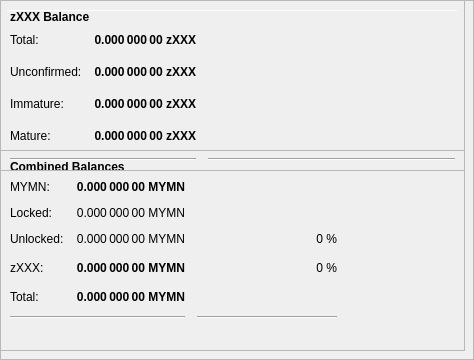
        <widget class="QFrame" name="frameObfuscation">
         <property name="minimumSize">
          <size>
           <width>0</width>
           <height>350</height>
          </size>
         </property>
         <property name="layoutDirection">
          <enum>Qt::LeftToRight</enum>
         </property>
         <property name="frameShape">
          <enum>QFrame::StyledPanel</enum>
         </property>
         <property name="frameShadow">
          <enum>QFrame::Raised</enum>
         </property>
         <widget class="QPushButton" name="runAutoDenom">
          <property name="geometry">
           <rect>
            <x>251</x>
            <y>17</y>
            <width>1</width>
            <height>1</height>
           </rect>
          </property>
          <property name="palette">
           <palette>
            <active>
             <colorrole role="WindowText">
              <brush brushstyle="SolidPattern">
               <color alpha="255">
                <red>0</red>
                <green>0</green>
                <blue>0</blue>
               </color>
              </brush>
             </colorrole>
             <colorrole role="Button">
              <brush brushstyle="SolidPattern">
               <color alpha="255">
                <red>239</red>
                <green>238</green>
                <blue>238</blue>
               </color>
              </brush>
             </colorrole>
             <colorrole role="Light">
              <brush brushstyle="SolidPattern">
               <color alpha="255">
                <red>255</red>
                <green>255</green>
                <blue>255</blue>
               </color>
              </brush>
             </colorrole>
             <colorrole role="Midlight">
              <brush brushstyle="SolidPattern">
               <color alpha="255">
                <red>247</red>
                <green>246</green>
                <blue>246</blue>
               </color>
              </brush>
             </colorrole>
             <colorrole role="Dark">
              <brush brushstyle="SolidPattern">
               <color alpha="255">
                <red>119</red>
                <green>119</green>
                <blue>119</blue>
               </color>
              </brush>
             </colorrole>
             <colorrole role="Mid">
              <brush brushstyle="SolidPattern">
               <color alpha="255">
                <red>159</red>
                <green>159</green>
                <blue>159</blue>
               </color>
              </brush>
             </colorrole>
             <colorrole role="Text">
              <brush brushstyle="SolidPattern">
               <color alpha="255">
                <red>0</red>
                <green>0</green>
                <blue>0</blue>
               </color>
              </brush>
             </colorrole>
             <colorrole role="BrightText">
              <brush brushstyle="SolidPattern">
               <color alpha="255">
                <red>255</red>
                <green>255</green>
                <blue>255</blue>
               </color>
              </brush>
             </colorrole>
             <colorrole role="ButtonText">
              <brush brushstyle="SolidPattern">
               <color alpha="255">
                <red>0</red>
                <green>0</green>
                <blue>0</blue>
               </color>
              </brush>
             </colorrole>
             <colorrole role="Base">
              <brush brushstyle="SolidPattern">
               <color alpha="255">
                <red>255</red>
                <green>255</green>
                <blue>255</blue>
               </color>
              </brush>
             </colorrole>
             <colorrole role="Window">
              <brush brushstyle="SolidPattern">
               <color alpha="255">
                <red>239</red>
                <green>238</green>
                <blue>238</blue>
               </color>
              </brush>
             </colorrole>
             <colorrole role="Shadow">
              <brush brushstyle="SolidPattern">
               <color alpha="255">
                <red>0</red>
                <green>0</green>
                <blue>0</blue>
               </color>
              </brush>
             </colorrole>
             <colorrole role="AlternateBase">
              <brush brushstyle="SolidPattern">
               <color alpha="255">
                <red>247</red>
                <green>246</green>
                <blue>246</blue>
               </color>
              </brush>
             </colorrole>
             <colorrole role="ToolTipBase">
              <brush brushstyle="SolidPattern">
               <color alpha="255">
                <red>255</red>
                <green>255</green>
                <blue>220</blue>
               </color>
              </brush>
             </colorrole>
             <colorrole role="ToolTipText">
              <brush brushstyle="SolidPattern">
               <color alpha="255">
                <red>0</red>
                <green>0</green>
                <blue>0</blue>
               </color>
              </brush>
             </colorrole>
            </active>
            <inactive>
             <colorrole role="WindowText">
              <brush brushstyle="SolidPattern">
               <color alpha="255">
                <red>0</red>
                <green>0</green>
                <blue>0</blue>
               </color>
              </brush>
             </colorrole>
             <colorrole role="Button">
              <brush brushstyle="SolidPattern">
               <color alpha="255">
                <red>239</red>
                <green>238</green>
                <blue>238</blue>
               </color>
              </brush>
             </colorrole>
             <colorrole role="Light">
              <brush brushstyle="SolidPattern">
               <color alpha="255">
                <red>255</red>
                <green>255</green>
                <blue>255</blue>
               </color>
              </brush>
             </colorrole>
             <colorrole role="Midlight">
              <brush brushstyle="SolidPattern">
               <color alpha="255">
                <red>247</red>
                <green>246</green>
                <blue>246</blue>
               </color>
              </brush>
             </colorrole>
             <colorrole role="Dark">
              <brush brushstyle="SolidPattern">
               <color alpha="255">
                <red>119</red>
                <green>119</green>
                <blue>119</blue>
               </color>
              </brush>
             </colorrole>
             <colorrole role="Mid">
              <brush brushstyle="SolidPattern">
               <color alpha="255">
                <red>159</red>
                <green>159</green>
                <blue>159</blue>
               </color>
              </brush>
             </colorrole>
             <colorrole role="Text">
              <brush brushstyle="SolidPattern">
               <color alpha="255">
                <red>0</red>
                <green>0</green>
                <blue>0</blue>
               </color>
              </brush>
             </colorrole>
             <colorrole role="BrightText">
              <brush brushstyle="SolidPattern">
               <color alpha="255">
                <red>255</red>
                <green>255</green>
                <blue>255</blue>
               </color>
              </brush>
             </colorrole>
             <colorrole role="ButtonText">
              <brush brushstyle="SolidPattern">
               <color alpha="255">
                <red>0</red>
                <green>0</green>
                <blue>0</blue>
               </color>
              </brush>
             </colorrole>
             <colorrole role="Base">
              <brush brushstyle="SolidPattern">
               <color alpha="255">
                <red>255</red>
                <green>255</green>
                <blue>255</blue>
               </color>
              </brush>
             </colorrole>
             <colorrole role="Window">
              <brush brushstyle="SolidPattern">
               <color alpha="255">
                <red>239</red>
                <green>238</green>
                <blue>238</blue>
               </color>
              </brush>
             </colorrole>
             <colorrole role="Shadow">
              <brush brushstyle="SolidPattern">
               <color alpha="255">
                <red>0</red>
                <green>0</green>
                <blue>0</blue>
               </color>
              </brush>
             </colorrole>
             <colorrole role="AlternateBase">
              <brush brushstyle="SolidPattern">
               <color alpha="255">
                <red>247</red>
                <green>246</green>
                <blue>246</blue>
               </color>
              </brush>
             </colorrole>
             <colorrole role="ToolTipBase">
              <brush brushstyle="SolidPattern">
               <color alpha="255">
                <red>255</red>
                <green>255</green>
                <blue>220</blue>
               </color>
              </brush>
             </colorrole>
             <colorrole role="ToolTipText">
              <brush brushstyle="SolidPattern">
               <color alpha="255">
                <red>0</red>
                <green>0</green>
                <blue>0</blue>
               </color>
              </brush>
             </colorrole>
            </inactive>
            <disabled>
             <colorrole role="WindowText">
              <brush brushstyle="SolidPattern">
               <color alpha="255">
                <red>119</red>
                <green>119</green>
                <blue>119</blue>
               </color>
              </brush>
             </colorrole>
             <colorrole role="Button">
              <brush brushstyle="SolidPattern">
               <color alpha="255">
                <red>239</red>
                <green>238</green>
                <blue>238</blue>
               </color>
              </brush>
             </colorrole>
             <colorrole role="Light">
              <brush brushstyle="SolidPattern">
               <color alpha="255">
                <red>255</red>
                <green>255</green>
                <blue>255</blue>
               </color>
              </brush>
             </colorrole>
             <colorrole role="Midlight">
              <brush brushstyle="SolidPattern">
               <color alpha="255">
                <red>247</red>
                <green>246</green>
                <blue>246</blue>
               </color>
              </brush>
             </colorrole>
             <colorrole role="Dark">
              <brush brushstyle="SolidPattern">
               <color alpha="255">
                <red>119</red>
                <green>119</green>
                <blue>119</blue>
               </color>
              </brush>
             </colorrole>
             <colorrole role="Mid">
              <brush brushstyle="SolidPattern">
               <color alpha="255">
                <red>159</red>
                <green>159</green>
                <blue>159</blue>
               </color>
              </brush>
             </colorrole>
             <colorrole role="Text">
              <brush brushstyle="SolidPattern">
               <color alpha="255">
                <red>119</red>
                <green>119</green>
                <blue>119</blue>
               </color>
              </brush>
             </colorrole>
             <colorrole role="BrightText">
              <brush brushstyle="SolidPattern">
               <color alpha="255">
                <red>255</red>
                <green>255</green>
                <blue>255</blue>
               </color>
              </brush>
             </colorrole>
             <colorrole role="ButtonText">
              <brush brushstyle="SolidPattern">
               <color alpha="255">
                <red>119</red>
                <green>119</green>
                <blue>119</blue>
               </color>
              </brush>
             </colorrole>
             <colorrole role="Base">
              <brush brushstyle="SolidPattern">
               <color alpha="255">
                <red>239</red>
                <green>238</green>
                <blue>238</blue>
               </color>
              </brush>
             </colorrole>
             <colorrole role="Window">
              <brush brushstyle="SolidPattern">
               <color alpha="255">
                <red>239</red>
                <green>238</green>
                <blue>238</blue>
               </color>
              </brush>
             </colorrole>
             <colorrole role="Shadow">
              <brush brushstyle="SolidPattern">
               <color alpha="255">
                <red>0</red>
                <green>0</green>
                <blue>0</blue>
               </color>
              </brush>
             </colorrole>
             <colorrole role="AlternateBase">
              <brush brushstyle="SolidPattern">
               <color alpha="255">
                <red>239</red>
                <green>238</green>
                <blue>238</blue>
               </color>
              </brush>
             </colorrole>
             <colorrole role="ToolTipBase">
              <brush brushstyle="SolidPattern">
               <color alpha="255">
                <red>255</red>
                <green>255</green>
                <blue>220</blue>
               </color>
              </brush>
             </colorrole>
             <colorrole role="ToolTipText">
              <brush brushstyle="SolidPattern">
               <color alpha="255">
                <red>0</red>
                <green>0</green>
                <blue>0</blue>
               </color>
              </brush>
             </colorrole>
            </disabled>
           </palette>
          </property>
          <property name="focusPolicy">
           <enum>Qt::NoFocus</enum>
          </property>
          <property name="autoFillBackground">
           <bool>true</bool>
          </property>
          <property name="text">
           <string/>
          </property>
          <property name="flat">
           <bool>true</bool>
          </property>
         </widget>
         <widget class="Line" name="line">
          <property name="geometry">
           <rect>
            <x>7</x>
            <y>10</y>
            <width>451</width>
            <height>1</height>
           </rect>
          </property>
          <property name="orientation">
           <enum>Qt::Horizontal</enum>
          </property>
         </widget>
         <widget class="QFrame" name="frame_3">
          <property name="geometry">
           <rect>
            <x>0</x>
            <y>150</y>
            <width>465</width>
            <height>201</height>
           </rect>
          </property>
          <property name="frameShape">
           <enum>QFrame::StyledPanel</enum>
          </property>
          <property name="frameShadow">
           <enum>QFrame::Raised</enum>
          </property>
          <layout class="QVBoxLayout" name="verticalLayout_5">
           <item>
            <layout class="QHBoxLayout" name="horizontalLayout_5" stretch="0">
             <item>
              <widget class="QLabel" name="label_5z">
               <property name="maximumSize">
                <size>
                 <width>16777215</width>
                 <height>20</height>
                </size>
               </property>
               <property name="font">
                <font>
                 <weight>75</weight>
                 <bold>true</bold>
                </font>
               </property>
               <property name="toolTip">
                <string>Combined Balances (including unconfirmed and immature coins)</string>
               </property>
               <property name="text">
                <string>&lt;html&gt;&lt;head/&gt;&lt;body&gt;&lt;p&gt;Combined Balances&lt;/p&gt;&lt;/body&gt;&lt;/html&gt;</string>
               </property>
              </widget>
             </item>
            </layout>
           </item>
           <item>
            <layout class="QGridLayout" name="gridLayout_3">
             <property name="spacing">
              <number>12</number>
             </property>
             <item row="7" column="0" colspan="2">
              <widget class="Line" name="lineSpendableBalance_3">
               <property name="orientation">
                <enum>Qt::Horizontal</enum>
               </property>
              </widget>
             </item>
             <item row="7" column="2">
              <widget class="Line" name="lineWatchBalance_3">
               <property name="sizePolicy">
                <sizepolicy hsizetype="Preferred" vsizetype="Fixed">
                 <horstretch>0</horstretch>
                 <verstretch>0</verstretch>
                </sizepolicy>
               </property>
               <property name="minimumSize">
                <size>
                 <width>140</width>
                 <height>0</height>
                </size>
               </property>
               <property name="orientation">
                <enum>Qt::Horizontal</enum>
               </property>
              </widget>
             </item>
             <item row="4" column="1">
              <widget class="QLabel" name="labelzBalancez">
               <property name="font">
                <font>
                 <weight>75</weight>
                 <bold>true</bold>
                </font>
               </property>
               <property name="cursor">
                <cursorShape>IBeamCursor</cursorShape>
               </property>
               <property name="toolTip">
                <string>Total of transactions that have yet to be confirmed, and do not yet count toward the spendable balance</string>
               </property>
               <property name="text">
                <string notr="true">0.000 000 00 MYMN</string>
               </property>
               <property name="alignment">
                <set>Qt::AlignRight|Qt::AlignTrailing|Qt::AlignVCenter</set>
               </property>
               <property name="textInteractionFlags">
                <set>Qt::LinksAccessibleByMouse|Qt::TextSelectableByKeyboard|Qt::TextSelectableByMouse</set>
               </property>
              </widget>
             </item>
             <item row="6" column="1">
              <widget class="QLabel" name="labelTotalz">
               <property name="font">
                <font>
                 <weight>75</weight>
                 <bold>true</bold>
                </font>
               </property>
               <property name="cursor">
                <cursorShape>IBeamCursor</cursorShape>
               </property>
               <property name="toolTip">
                <string>Total Balance, including unconfirmed and immature coins.</string>
               </property>
               <property name="text">
                <string notr="true">0.000 000 00 MYMN</string>
               </property>
               <property name="alignment">
                <set>Qt::AlignRight|Qt::AlignTrailing|Qt::AlignVCenter</set>
               </property>
               <property name="textInteractionFlags">
                <set>Qt::LinksAccessibleByMouse|Qt::TextSelectableByKeyboard|Qt::TextSelectableByMouse</set>
               </property>
              </widget>
             </item>
             <item row="4" column="3">
              <spacer name="horizontalSpacer_6">
               <property name="orientation">
                <enum>Qt::Horizontal</enum>
               </property>
               <property name="sizeHint" stdset="0">
                <size>
                 <width>40</width>
                 <height>20</height>
                </size>
               </property>
              </spacer>
             </item>
             <item row="6" column="0">
              <widget class="QLabel" name="labelTotalTextz">
               <property name="text">
                <string>Total:</string>
               </property>
              </widget>
             </item>
             <item row="1" column="0">
              <widget class="QLabel" name="labelBalanceTextz">
               <property name="text">
                <string>MYMN:</string>
               </property>
              </widget>
             </item>
             <item row="1" column="1">
              <widget class="QLabel" name="labelBalancez">
               <property name="font">
                <font>
                 <weight>75</weight>
                 <bold>true</bold>
                </font>
               </property>
               <property name="cursor">
                <cursorShape>IBeamCursor</cursorShape>
               </property>
               <property name="toolTip">
                <string>Your current spendable balance</string>
               </property>
               <property name="text">
                <string notr="true">0.000 000 00 MYMN</string>
               </property>
               <property name="alignment">
                <set>Qt::AlignRight|Qt::AlignTrailing|Qt::AlignVCenter</set>
               </property>
               <property name="textInteractionFlags">
                <set>Qt::LinksAccessibleByMouse|Qt::TextSelectableByKeyboard|Qt::TextSelectableByMouse</set>
               </property>
              </widget>
             </item>
             <item row="4" column="0">
              <widget class="QLabel" name="labelzBalanceTextz">
               <property name="toolTip">
                <string/>
               </property>
               <property name="text">
                <string>zXXX:</string>
               </property>
              </widget>
             </item>
             <item row="4" column="2">
              <widget class="QLabel" name="labelzXXXPercent">
               <property name="toolTip">
                <string>Current percentage of zXXX.
If AutoMint is enabled this percentage will settle around the configured AutoMint percentage (default = 10%)</string>
               </property>
               <property name="text">
                <string>0 %</string>
               </property>
               <property name="alignment">
                <set>Qt::AlignRight|Qt::AlignTrailing|Qt::AlignVCenter</set>
               </property>
              </widget>
             </item>
             <item row="6" column="2">
              <widget class="QLabel" name="label100Percent">
               <property name="text">
                <string/>
               </property>
               <property name="alignment">
                <set>Qt::AlignRight|Qt::AlignTrailing|Qt::AlignVCenter</set>
               </property>
              </widget>
             </item>
             <item row="2" column="1">
              <widget class="QLabel" name="labelLockedBalance">
               <property name="toolTip">
                <string>Locked MYMN or Masternode collaterals. These are excluded from zXXX minting.</string>
               </property>
               <property name="text">
                <string>0.000 000 00 MYMN</string>
               </property>
               <property name="alignment">
                <set>Qt::AlignRight|Qt::AlignTrailing|Qt::AlignVCenter</set>
               </property>
              </widget>
             </item>
             <item row="2" column="0">
              <widget class="QLabel" name="labelLockedBalanceText">
               <property name="toolTip">
                <string>Locked MYMN or Masternode collaterals. These are excluded from zXXX minting.</string>
               </property>
               <property name="text">
                <string>Locked:</string>
               </property>
              </widget>
             </item>
             <item row="3" column="0">
              <widget class="QLabel" name="labelUnLockedBalanceText">
               <property name="toolTip">
                <string>Unlocked XXXs. These can be used for zXXX minting.</string>
               </property>
               <property name="text">
                <string>Unlocked:</string>
               </property>
              </widget>
             </item>
             <item row="3" column="1">
              <widget class="QLabel" name="labelUnLockedBalance">
               <property name="toolTip">
                <string>Unlocked XXXs. These can be used for zXXX minting.</string>
               </property>
               <property name="text">
                <string>0.000 000 00 MYMN</string>
               </property>
               <property name="alignment">
                <set>Qt::AlignRight|Qt::AlignTrailing|Qt::AlignVCenter</set>
               </property>
              </widget>
             </item>
             <item row="3" column="2">
              <widget class="QLabel" name="labelXXXPercent">
               <property name="text">
                <string>0 %</string>
               </property>
               <property name="alignment">
                <set>Qt::AlignRight|Qt::AlignTrailing|Qt::AlignVCenter</set>
               </property>
              </widget>
             </item>
            </layout>
           </item>
           <item>
            <spacer name="verticalSpacer">
             <property name="orientation">
              <enum>Qt::Vertical</enum>
             </property>
             <property name="sizeHint" stdset="0">
              <size>
               <width>20</width>
               <height>40</height>
              </size>
             </property>
            </spacer>
           </item>
          </layout>
         </widget>
         <widget class="QFrame" name="frame_4">
          <property name="geometry">
           <rect>
            <x>0</x>
            <y>0</y>
            <width>465</width>
            <height>171</height>
           </rect>
          </property>
          <property name="frameShape">
           <enum>QFrame::StyledPanel</enum>
          </property>
          <property name="frameShadow">
           <enum>QFrame::Raised</enum>
          </property>
          <layout class="QVBoxLayout" name="verticalLayout_7">
           <item>
            <layout class="QHBoxLayout" name="horizontalLayout_8" stretch="0">
             <item>
              <widget class="QLabel" name="label_5z_3">
               <property name="maximumSize">
                <size>
                 <width>16777215</width>
                 <height>20</height>
                </size>
               </property>
               <property name="font">
                <font>
                 <weight>75</weight>
                 <bold>true</bold>
                </font>
               </property>
               <property name="text">
                <string>zXXX Balance</string>
               </property>
              </widget>
             </item>
            </layout>
           </item>
           <item>
            <layout class="QGridLayout" name="gridLayout_5">
             <property name="spacing">
              <number>12</number>
             </property>
             <item row="4" column="0">
              <widget class="QLabel" name="labelzBalanceMatureText">
               <property name="toolTip">
                <string>Mature: more than 20 confirmation and more than 1 mints of the same denomination after it was minted.
These zXXX are spendable.</string>
               </property>
               <property name="text">
                <string>Mature:</string>
               </property>
              </widget>
             </item>
             <item row="5" column="0" colspan="2">
              <widget class="Line" name="lineSpendableBalance_5">
               <property name="orientation">
                <enum>Qt::Horizontal</enum>
               </property>
              </widget>
             </item>
             <item row="1" column="1">
              <widget class="QLabel" name="labelzBalance">
               <property name="font">
                <font>
                 <weight>75</weight>
                 <bold>true</bold>
                </font>
               </property>
               <property name="cursor">
                <cursorShape>IBeamCursor</cursorShape>
               </property>
               <property name="toolTip">
                <string>All available zXXX, unconfirmed and immature zXXX included.</string>
               </property>
               <property name="text">
                <string notr="true">0.000 000 00 zXXX</string>
               </property>
               <property name="alignment">
                <set>Qt::AlignRight|Qt::AlignTrailing|Qt::AlignVCenter</set>
               </property>
               <property name="textInteractionFlags">
                <set>Qt::LinksAccessibleByMouse|Qt::TextSelectableByKeyboard|Qt::TextSelectableByMouse</set>
               </property>
              </widget>
             </item>
             <item row="5" column="2">
              <widget class="Line" name="lineWatchBalance_5">
               <property name="sizePolicy">
                <sizepolicy hsizetype="Preferred" vsizetype="Fixed">
                 <horstretch>0</horstretch>
                 <verstretch>0</verstretch>
                </sizepolicy>
               </property>
               <property name="minimumSize">
                <size>
                 <width>140</width>
                 <height>0</height>
                </size>
               </property>
               <property name="orientation">
                <enum>Qt::Horizontal</enum>
               </property>
              </widget>
             </item>
             <item row="1" column="0">
              <widget class="QLabel" name="labelzBalanceText">
               <property name="toolTip">
                <string>All available zXXX, unconfirmed and immature zXXX included.</string>
               </property>
               <property name="text">
                <string>Total:</string>
               </property>
              </widget>
             </item>
             <item row="1" column="2">
              <spacer name="horizontalSpacer_8">
               <property name="orientation">
                <enum>Qt::Horizontal</enum>
               </property>
               <property name="sizeHint" stdset="0">
                <size>
                 <width>40</width>
                 <height>20</height>
                </size>
               </property>
              </spacer>
             </item>
             <item row="4" column="2">
              <spacer name="horizontalSpacer_4">
               <property name="orientation">
                <enum>Qt::Horizontal</enum>
               </property>
               <property name="sizeHint" stdset="0">
                <size>
                 <width>40</width>
                 <height>20</height>
                </size>
               </property>
              </spacer>
             </item>
             <item row="4" column="1">
              <widget class="QLabel" name="labelzBalanceMature">
               <property name="font">
                <font>
                 <weight>75</weight>
                 <bold>true</bold>
                </font>
               </property>
               <property name="toolTip">
                <string>Mature: more than 20 confirmation and more than 1 mints of the same denomination after it was minted.
These zXXX are spendable.</string>
               </property>
               <property name="text">
                <string>0.000 000 00 zXXX</string>
               </property>
               <property name="alignment">
                <set>Qt::AlignRight|Qt::AlignTrailing|Qt::AlignVCenter</set>
               </property>
              </widget>
             </item>
             <item row="2" column="0">
              <widget class="QLabel" name="labelzBalanceUnconfirmedText">
               <property name="toolTip">
                <string>Unconfirmed: less than 20 confirmations
Immature: confirmed, but less than 1 mints of the same denomination after it was minted</string>
               </property>
               <property name="text">
                <string>Unconfirmed:</string>
               </property>
              </widget>
             </item>
             <item row="2" column="1">
              <widget class="QLabel" name="labelzBalanceUnconfirmed">
               <property name="font">
                <font>
                 <weight>75</weight>
                 <bold>true</bold>
                </font>
               </property>
               <property name="toolTip">
                <string>Unconfirmed: less than 20 confirmations
Immature: confirmed, but less than 1 mints of the same denomination after it was minted</string>
               </property>
               <property name="text">
                <string>0.000 000 00 zXXX</string>
               </property>
               <property name="alignment">
                <set>Qt::AlignRight|Qt::AlignTrailing|Qt::AlignVCenter</set>
               </property>
              </widget>
             </item>
             <item row="2" column="2">
              <spacer name="horizontalSpacer_5">
               <property name="orientation">
                <enum>Qt::Horizontal</enum>
               </property>
               <property name="sizeHint" stdset="0">
                <size>
                 <width>40</width>
                 <height>20</height>
                </size>
               </property>
              </spacer>
             </item>
             <item row="3" column="0">
              <widget class="QLabel" name="labelzBalanceImmatureText">
               <property name="toolTip">
                <string>Unconfirmed: less than 20 confirmations
Immature: confirmed, but less than 1 mints of the same denomination after it was minted</string>
               </property>
               <property name="text">
                <string>Immature:</string>
               </property>
              </widget>
             </item>
             <item row="3" column="1">
              <widget class="QLabel" name="labelzBalanceImmature">
               <property name="font">
                <font>
                 <weight>75</weight>
                 <bold>true</bold>
                </font>
               </property>
               <property name="toolTip">
                <string>Unconfirmed: less than 20 confirmations
Immature: confirmed, but less than 1 mints of the same denomination after it was minted</string>
               </property>
               <property name="text">
                <string>0.000 000 00 zXXX</string>
               </property>
               <property name="alignment">
                <set>Qt::AlignRight|Qt::AlignTrailing|Qt::AlignVCenter</set>
               </property>
              </widget>
             </item>
             <item row="3" column="2">
              <spacer name="horizontalSpacer_7">
               <property name="orientation">
                <enum>Qt::Horizontal</enum>
               </property>
               <property name="sizeHint" stdset="0">
                <size>
                 <width>40</width>
                 <height>20</height>
                </size>
               </property>
              </spacer>
             </item>
            </layout>
           </item>
          </layout>
         </widget>
        </widget>
